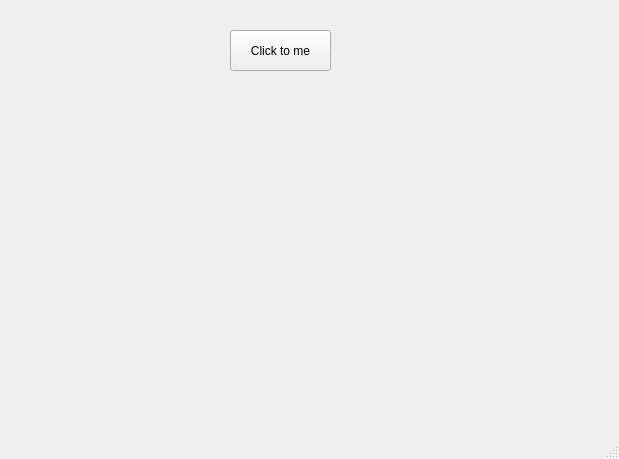
<?xml version="1.0" encoding="UTF-8"?>
<ui version="4.0">
 <class>MainWindow</class>
 <widget class="QMainWindow" name="MainWindow">
  <property name="geometry">
   <rect>
    <x>0</x>
    <y>0</y>
    <width>619</width>
    <height>459</height>
   </rect>
  </property>
  <property name="windowTitle">
   <string>MainWindow</string>
  </property>
  <widget class="QWidget" name="centralwidget">
   <widget class="QPushButton" name="pushButton">
    <property name="geometry">
     <rect>
      <x>230</x>
      <y>30</y>
      <width>101</width>
      <height>41</height>
     </rect>
    </property>
    <property name="text">
     <string>Click to me</string>
    </property>
   </widget>
  </widget>
  <widget class="QMenuBar" name="menubar">
   <property name="geometry">
    <rect>
     <x>0</x>
     <y>0</y>
     <width>619</width>
     <height>21</height>
    </rect>
   </property>
  </widget>
  <widget class="QStatusBar" name="statusbar"/>
 </widget>
 <resources/>
 <connections/>
</ui>
